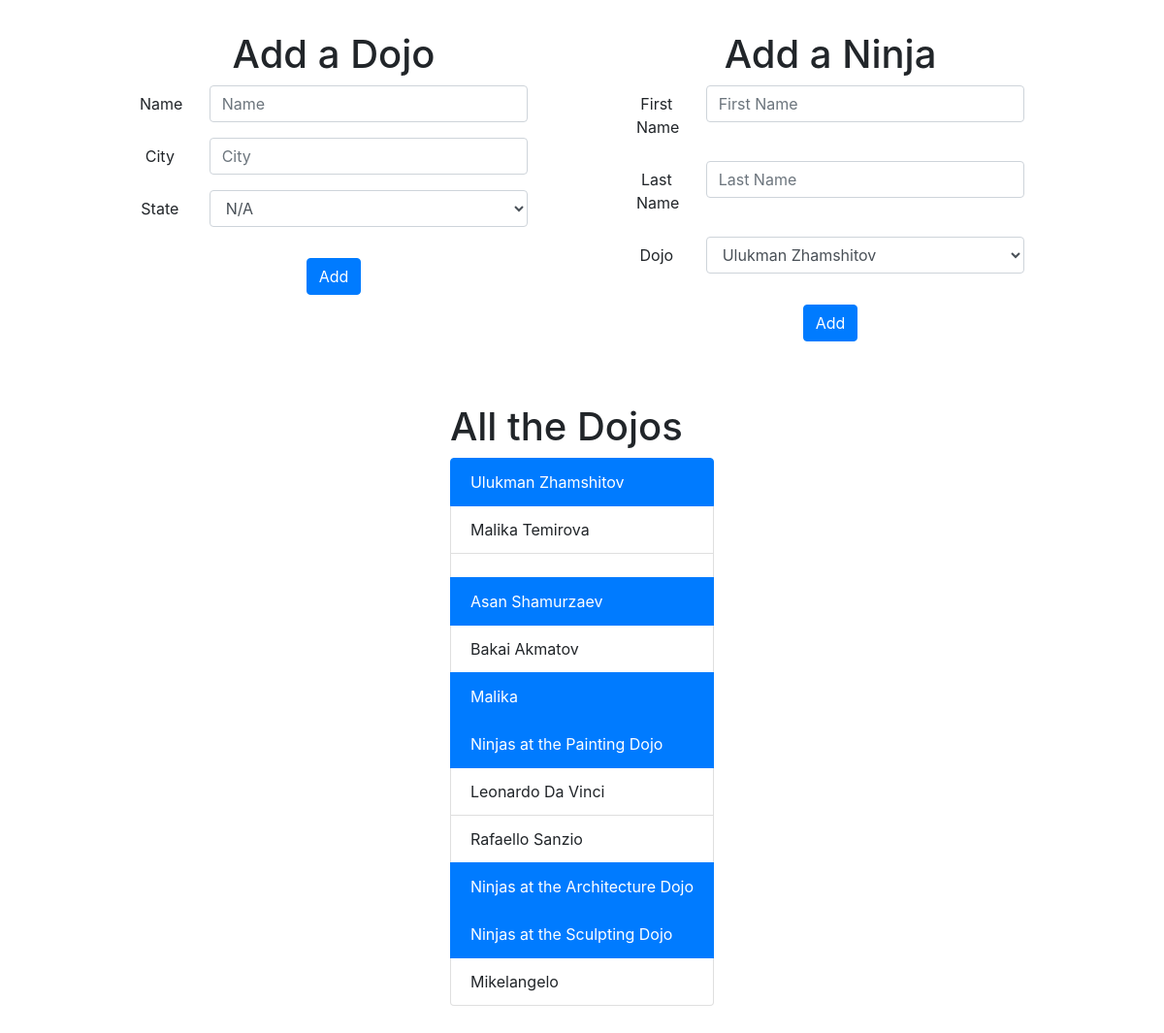
The page / on the database its author committed.
### ninja_app/models.py (models this page shows)
class Dojo(models.Model):
    name = models.CharField(max_length=255)
    city = models.CharField(max_length=255)
    state = models.CharField(max_length=255)
    created_at = models.DateTimeField(auto_now_add=True)
    updated_at = models.DateTimeField(auto_now=True)

class Ninja(models.Model):
    first_name = models.CharField(max_length=255)
    last_name = models.CharField(max_length=255)
    dojo = models.ForeignKey(Dojo, related_name="ninjas", on_delete = models.CASCADE)
    created_at = models.DateTimeField(auto_now_add=True)
    updated_at = models.DateTimeField(auto_now=True)

### ninja_app/views.py (the view)
# urls.py: path('', views.index),
def index (request):
    context = {
        'all_dojos': Dojo.objects.all(),
        'all_ninjas': Ninja.objects.all()
    }
    return render(request, "index.html", context)

### ninja_app/templates/index.html (shortened to what this page needs)
<!DOCTYPE html>
<html lang="en">
<head>
    <link rel="stylesheet" href="https://stackpath.bootstrapcdn.com/bootstrap/4.3.1/css/bootstrap.min.css"
>
    {% load static %}
    <link rel="stylesheet" href="{% static 'css/style.css' %}">
</head>
<body>
    <div id="container" style="padding: 2rem;">
        <div class="boxes">
            <h1>Add a Dojo</h1>
            <form action="/add_dojo" method="post">
                <div class="form-group row">
                    <label for="name" class="col-sm-2 col-form-label">Name</label>
                    <div class="col-sm-10">
                        <input type="text" class="form-control" name="name" placeholder="Name">
                    </div>
                </div>
                <div class="form-group row">
                    <label for="city" class="col-sm-2 col-form-label">City</label>
                    <div class="col-sm-10">
                        <input type="text" class="form-control" name="city" placeholder="City">
                    </div>
                </div>
                <div class="form-group row">
                    <label for="state" class="col-sm-2 col-form-label">State</label>
                    <div class="col-sm-10">
                        <select class="form-control" id="state" name="state">
                            <option value="">N/A</option>
                        </select>
                    </div>
                </div>
                <button style="margin-top: 1rem;" type="submit" class="btn btn-primary">Add</button>
            </form>
        </div>
        <div class="boxes">
            <h1>Add a Ninja</h1>
            <form action="/add_ninja" method="post">
                <div class="form-group row">
                    <label for="first_name" class="col-sm-2 col-form-label">First Name</label>
                    <div class="col-sm-10">
                        <input type="text" class="form-control" name="first_name" placeholder="First Name">
                    </div>
                </div>
                <div class="form-group row">
                    <label for="last_name" class="col-sm-2 col-form-label">Last Name</label>
                    <div class="col-sm-10">
                        <input type="text" class="form-control" name="last_name" placeholder="Last Name">
                    </div>
                </div>
                <div class="form-group row">
                    <label for="dojo" class="col-sm-2 col-form-label">Dojo</label>
                    <div class="col-sm-10">
                        <select class="form-control" id="dojo" name="dojo_id">
                            {% for dojo in all_dojos %}
                            <option value="{{ dojo.id }}">{{ dojo.name }}</option>
                            {% endfor %}
                        </select>
                    </div>
                </div>
                <button style="margin-top: 1rem;" type="submit" class="btn btn-primary">Add</button>
        </div>
    </div>
    <main style="padding: 2rem;">
        <div id="content">
            <h1>All the Dojos</h1>
            <ul class="list-group">
                {% for dojo in all_dojos %}
                <li class="list-group-item active">{{ dojo.name }}</li>
                    {% for ninja in dojo.ninjas.all %}
                    <li class="list-group-item">{{ ninja.first_name }} {{ninja.last_name }}</li>
                    {% endfor %}
                {% endfor %}
            </ul>
        </div>
    </main>
</body>
</html>

### ninja_app/static/css/style.css (style rules this page uses)
#container { display: flex; justify-content: space-evenly; text-align: center; }
.boxes { min-width: 400px; }
main { display: flex; justify-content: space-around; }

### rows shown on the page
Dojo: name "Ulukman Zhamshitov"
Ninja: first_name "Malika", last_name "Temirova"
Dojo: name "Asan Shamurzaev"
Ninja: first_name "Bakai", last_name "Akmatov"
Dojo: name "Malika"
Dojo: name "Ninjas at the Painting Dojo"
Ninja: first_name "Leonardo", last_name "Da Vinci"
Ninja: first_name "Rafaello", last_name "Sanzio"
Dojo: name "Ninjas at the Architecture Dojo"
Dojo: name "Ninjas at the Sculpting Dojo"
Ninja: first_name "Mikelangelo"

### other values the page prints
form field dojo_id "Ulukman Zhamshitov"
